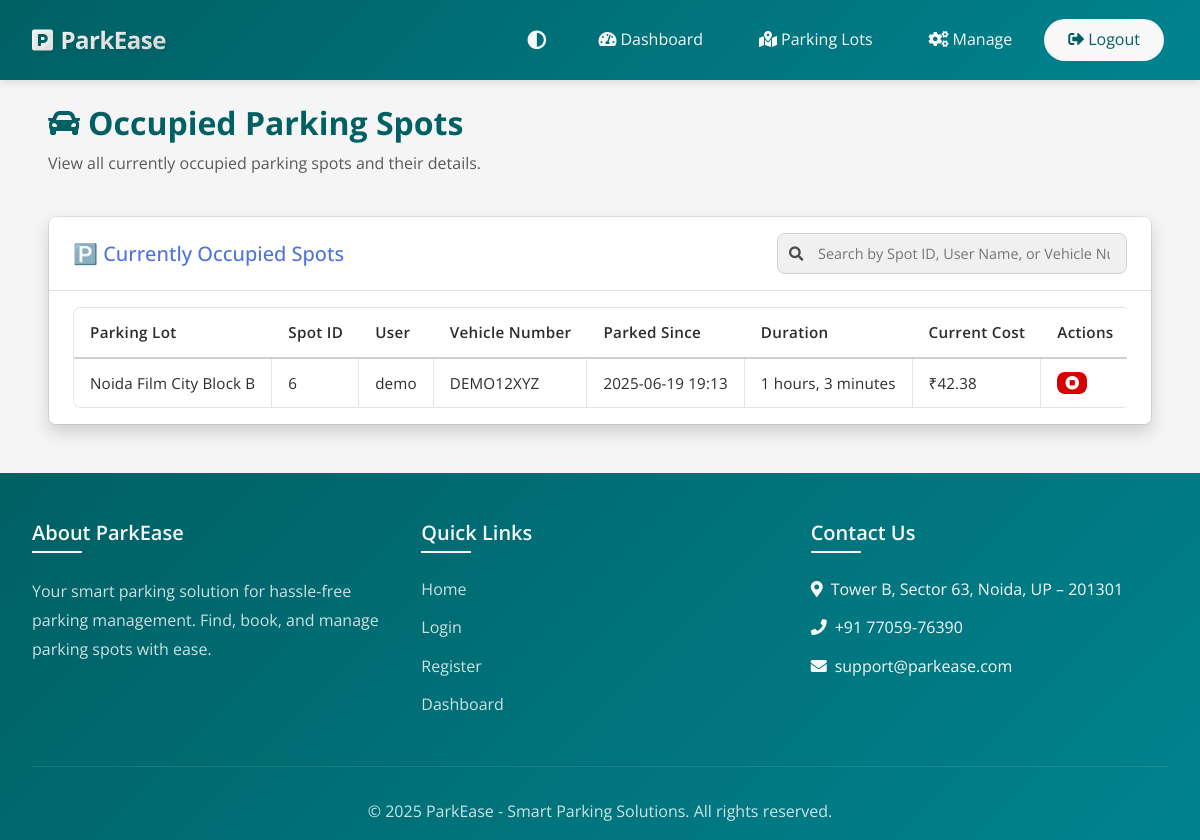
The app's page /admin/occupied_spots (signed in) with its own data.
### models.py (models this page shows, shortened)
class ParkingSpot(db.Model):
    __tablename__ = 'parking_spots'
    id = db.Column(db.Integer, primary_key=True)
    lot_id = db.Column(db.Integer, db.ForeignKey('parking_lots.id'), nullable=False)
    status = db.Column(db.String(1), nullable=False, default='A')  # A = Available, O = Occupied
    reservations = db.relationship('Reservation', backref='parking_spot', lazy=True)

class ParkingLot(db.Model):
    __tablename__ = 'parking_lots'
    id = db.Column(db.Integer, primary_key=True)
    prime_location_name = db.Column(db.String(100), nullable=False)
    price = db.Column(db.Float, nullable=False)  # Price per hour
    address = db.Column(db.String(200), nullable=False)
    pincode = db.Column(db.Integer, nullable=False)
    max_spots = db.Column(db.Integer, nullable=False)
    created_at = db.Column(db.DateTime, default=datetime.utcnow)
    spots = db.relationship('ParkingSpot', backref='parking_lot', lazy=True, cascade='all, delete-orphan')

class User(UserMixin, db.Model):
    __tablename__ = 'users'
    id = db.Column(db.Integer, primary_key=True)
    email = db.Column(db.String(120), unique=True, nullable=False)
    password_hash = db.Column(db.String(128))
    name = db.Column(db.String(100), nullable=False)
    address = db.Column(db.String(200), nullable=False)
    pincode = db.Column(db.String(10), nullable=False)
    created_at = db.Column(db.DateTime, default=datetime.utcnow)
    user_type = db.Column(db.String(20), default='user')
    reservations = db.relationship('Reservation', backref='user', lazy=True)

class Reservation(db.Model):
    __tablename__ = 'reservations'
    id = db.Column(db.Integer, primary_key=True)
    spot_id = db.Column(db.Integer, db.ForeignKey('parking_spots.id'), nullable=False)
    user_id = db.Column(db.Integer, db.ForeignKey('users.id'), nullable=False)
    vehicle_number = db.Column(db.String(20), nullable=False)
    parking_timestamp = db.Column(db.DateTime, nullable=False, default=datetime.utcnow)
    expected_end_time = db.Column(db.DateTime, nullable=True)
    leaving_timestamp = db.Column(db.DateTime, nullable=True)
    parking_cost = db.Column(db.Float, nullable=True)
    payment_status = db.Column(db.String(20), nullable=True)
    payment_mode = db.Column(db.String(20), nullable=True)
    payment_time = db.Column(db.DateTime, nullable=True)
    force_released = db.Column(db.Boolean, nullable=True, default=False)

### routes/admin/occupied_spots.py (the view)
@admin_bp.route('/occupied_spots')
@login_required
def occupied_spots():
    if session.get('user_type') != 'admin':
        flash('Access denied', 'danger')
        return redirect(url_for('main.index'))
    try:
        occupied_spots_raw = db.session.query(
            ParkingSpot, ParkingLot, Reservation
        ).join(
            Reservation, ParkingSpot.id == Reservation.spot_id
        ).join(
            ParkingLot, ParkingSpot.lot_id == ParkingLot.id
        ).filter(
            Reservation.leaving_timestamp.is_(None)
        ).all()
        occupied_spots = []
        for spot, lot, reservation in occupied_spots_raw:
            user = User.query.get(reservation.user_id)
            occupied_spots.append((spot, lot, reservation, user))
        now = datetime.utcnow()
        return render_template('admin_occupied_spots.html', occupied_spots=occupied_spots, now=now)
    except Exception as e:
        print('Admin occupied spots error:', e)
        traceback.print_exc()
        flash('An error occurred while loading occupied spots', 'danger')
        return redirect(url_for('admin.admin_dashboard'))

### app.py (called while the page is built)
@login_manager.user_loader
def load_user(user_id):
    if session.get('user_type') == 'admin':
        return Admin.query.get(int(user_id))
    return User.query.get(int(user_id))

### utils.py (called while the page is built)
def utc_to_ist(utc_dt):
    if utc_dt is None:  # this will convert utc datetime into ist datetime
        return None
    if utc_dt.tzinfo is None:
        utc_dt = timezone('UTC').localize(utc_dt)
    ist = timezone('Asia/Kolkata')
    return utc_dt.astimezone(ist)

def format_ist_datetime(utc_dt, format='%Y-%m-%d %H:%M'):
    if utc_dt is None:
        return 'N/A'
    ist_dt = utc_to_ist(utc_dt)
    return ist_dt.strftime(format)

### templates/admin_occupied_spots.html (shortened to what this page needs)
{% extends 'base.html' %}
{% block content %}
<div class="container-fluid px-4 px-md-5 py-4">
    <div class="row mb-4">
        <div class="col-12">
            <h2 class="fw-bold mb-2" style="color: var(--primary-color);">
                <i class="fas fa-car me-2"></i>Occupied Parking Spots
            </h2>
            <p class="text-muted dark-mode-text">View all currently occupied parking spots and their details.</p>
        </div>
    </div>
    <div class="row">
        <div class="col-12">
            <div class="card bg-white dark-mode-card rounded shadow">
                <div class="card-header bg-white dark-mode-card border-bottom">
                    <div class="card-header-left">
                        <h5 class="mb-0 text-primary dark-mode-text">
                            🅿️ Currently Occupied Spots
                        </h5>
                    </div>
                    <div class="card-header-right">
                        <div class="search-container">
                            <i class="fas fa-search search-icon"></i>
                            <input type="text" id="searchInput" class="search-input" placeholder="Search by Spot ID, User Name, or Vehicle Number">
                        </div>
                    </div>
                </div>
                <div class="card-body">
                    <div class="table-responsive">
                        <table class="table admin-table" id="dataTable" width="100%" cellspacing="0">
                            <thead>
                                <tr>
                                    <th class="dark-mode-text">Parking Lot</th>
                                    <th class="dark-mode-text">Spot ID</th>
                                    <th class="dark-mode-text">User</th>
                                    <th class="dark-mode-text">Vehicle Number</th>
                                    <th class="dark-mode-text">Parked Since</th>
                                    <th class="dark-mode-text">Duration</th>
                                    <th class="dark-mode-text">Current Cost</th>
                                    <th class="dark-mode-text">Actions</th>
                                </tr>
                            </thead>
                            <tbody>
                                {% for spot, lot, reservation, user in occupied_spots %}
                                <tr>
                                    <td class="dark-mode-text">{{ lot.prime_location_name }}</td>
                                    <td class="dark-mode-text">{{ spot.id }}</td>
                                    <td class="dark-mode-text">{{ user.name }}{% if user.username %} {{ user.username }}{% endif %}</td>
                                    <td class="dark-mode-text">{{ reservation.vehicle_number if reservation.vehicle_number else 'N/A' }}</td>
                                    <td class="dark-mode-text">{{ format_ist_datetime(reservation.parking_timestamp) }}</td>
                                    <td class="dark-mode-text">
                                        {% set duration = (now - reservation.parking_timestamp).total_seconds() // 60 %}
                                        {% if duration < 60 %}
                                            {{ duration|int }} minutes
                                        {% else %}
                                            {{ (duration // 60)|int }} hours, {{ (duration % 60)|int }} minutes
                                        {% endif %}
                                    </td>
                                    <td class="dark-mode-text">
                                        {% set hours = (now - reservation.parking_timestamp).total_seconds() / 3600 %}
                                        ₹{{ "%.2f"|format(hours * lot.price) }}
                                    </td>
                                    <td>
                                        <div class="action-buttons">
                                            <button type="button" class="btn btn-sm btn-danger btn-action"
                                                    data-bs-toggle="modal"
                                                    data-bs-target="#endReservationModal{{ spot.id }}"
                                                    title="End Reservation">
                                                <i class="fas fa-stop-circle"></i>
                                            </button>
                                        </div>
                                    </td>
                                </tr>
                                {% endfor %}
                            </tbody>
                        </table>
                    </div>
                </div>
            </div>
        </div>
    </div>
</div>
{% endblock %}

### static/css/style.css (style rules this page uses)
body { font-family: 'Open Sans', sans-serif; min-height: 100vh; display: flex; flex-direction: column; color: var(--text-color); line-height: 1.6; background-color: var(--body-bg); }
.card { position: relative; border: 1.5px solid rgba(0,0,0,0.08) !important; border-radius: var(--border-radius); transition: all 0.3s ease; background-clip: padding-box; overflow: hidden; box-shadow: 0 2px 8px rgba(0,0,0,0.03); }
.card-header { border-top-left-radius: var(--border-radius); border-top-right-radius: var(--border-radius); background-color: var(--card-bg); border-bottom: 1px solid rgba(0, 0, 0, 0.1); }
.card-body { position: relative; background-color: var(--card-bg); }
.card, .dashboard-card, .parking-lot-card .card, .admin-card, .modal-content { border-radius: var(--border-radius) !important; }
.card::before, .card::after, .dashboard-card::before, .dashboard-card::after, .parking-lot-card .card::before, .parking-lot-card .card::after, .admin-card::before, .admin-card::after, .modal-content::before, .modal-content::after { display: none !important; }
.card, .dashboard-card, .parking-lot-card .card, .admin-card, .modal-content { background-color: var(--card-bg); }
.card-body { padding: 1.25rem; }
.card-header { padding: 1rem 1.25rem; }
.table { border: 1px solid rgba(0, 0, 0, 0.1); border-radius: var(--border-radius); overflow: hidden; background-color: var(--table-bg); color: var(--text-color); }
.table th { border-bottom: 1px solid rgba(0, 0, 0, 0.1); background-color: var(--table-bg); color: var(--primary-color); font-weight: 600; }
.table td { border-bottom: 1px solid rgba(0, 0, 0, 0.1); border-right: 1px solid rgba(0, 0, 0, 0.1); }
.table td:last-child { border-right: none; }
.table tr:last-child td { border-bottom: none; }
.btn { background-color: var(--primary-color); color: var(--white); border: none; padding: 0.5rem 1rem; border-radius: var(--border-radius); text-decoration: none; transition: all 0.3s ease; }
.btn-danger { background-color: var(--danger-color); color: var(--white); text-decoration: none; }
.text-primary { color: #4e73df !important; }
.fas, .far, .fab { display: inline-block; font-style: normal; font-variant: normal; text-rendering: auto; -webkit-font-smoothing: antialiased; line-height: 1; }
.card, .btn, .nav-link { transition: all 0.3s ease; }
.table tbody tr { transition: background-color 0.3s ease; }
html { scroll-behavior: smooth; }
.btn { position: relative; overflow: hidden; }
.btn::after { content: ''; position: absolute; top: 50%; left: 50%; width: 5px; height: 5px; background: rgba(255, 255, 255, 0.5); opacity: 0; border-radius: 100%; transform: scale(1, 1) translate(-50%); transform-origin: 50% 50%; }
:root { --primary-color: #006064; --primary-hover: #00838f; --secondary-color: #546e7a; --success-color: #2e7d32; --danger-color: #c62828; --warning-color: #f57f17; --info-color: #0277bd; --light-color: #f5f5f5; --dark-color: #263238; --body-bg: #ffffff; --card-bg: #ffffff; --text-color: #37474f; --text-muted: #607d8b; --border-color: rgba(0, 0, 0, 0.15); --border-hover: rgba(0, 0, 0, 0.25); --box-shadow: 0 2px 4px rgba(0, 0, 0, 0.1); --box-shadow-hover: 0 4px 8px rgba(0, 0, 0, 0.15); --border-radius: 8px; --transition-speed: 0.3s; }
.card-body { border-radius: 0; overflow: hidden; }
.card-body { flex: 1; overflow: hidden; }

### static/css/admin.css (style rules this page uses)
body { font-family: 'Open Sans', sans-serif; }
.admin-table { width: 100%; margin-bottom: 0; border-collapse: separate; border-spacing: 0; }
.admin-table th { font-weight: 600; color: var(--text-color); background: var(--light-bg); white-space: nowrap; padding: 1rem 0.75rem; letter-spacing: 0.02em; font-size: 1.1rem; border-bottom: 2px solid var(--border-color); }
.admin-table td { vertical-align: middle; padding: 1rem 0.75rem; font-size: 1.05rem; letter-spacing: 0.01em; color: var(--text-color); border-bottom: 1px solid var(--border-color); }
.admin-table tbody tr:last-child td { border-bottom: none; }
.admin-table .action-buttons { display: flex; gap: 0.5rem; }
.admin-table .btn-action { padding: 0.25rem 0.5rem; font-size: 0.875rem; display: inline-flex; align-items: center; justify-content: center; border-radius: var(--border-radius); }

### records on screen
ParkingSpot: prime_location_name "Noida Film City Block B", id "6", name "demo", vehicle_number "DEMO12XYZ"
Reservation: parking_timestamp "2025-06-19 19:13"
ParkingLot: hours*lot.price "42.38"
